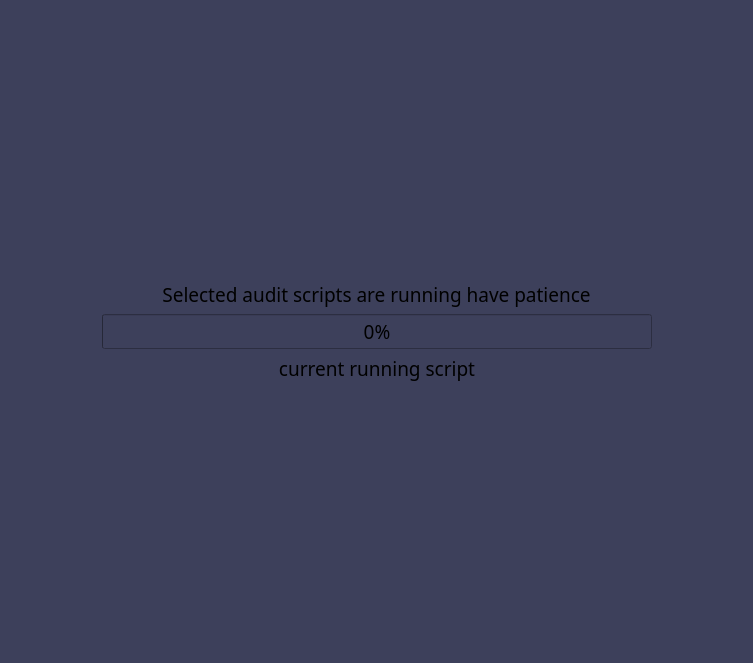
<?xml version="1.0" encoding="UTF-8"?>
<ui version="4.0">
 <class>audit_progress_page</class>
 <widget class="QWidget" name="audit_progress_page">
  <property name="geometry">
   <rect>
    <x>0</x>
    <y>0</y>
    <width>753</width>
    <height>663</height>
   </rect>
  </property>
  <property name="sizePolicy">
   <sizepolicy hsizetype="Preferred" vsizetype="Preferred">
    <horstretch>0</horstretch>
    <verstretch>0</verstretch>
   </sizepolicy>
  </property>
  <property name="windowTitle">
   <string>Form</string>
  </property>
  <property name="styleSheet">
   <string notr="true">background-color: rgb(61, 64, 91);</string>
  </property>
  <layout class="QVBoxLayout" name="verticalLayout">
   <item>
    <spacer name="verticalSpacer">
     <property name="orientation">
      <enum>Qt::Orientation::Vertical</enum>
     </property>
     <property name="sizeHint" stdset="0">
      <size>
       <width>20</width>
       <height>283</height>
      </size>
     </property>
    </spacer>
   </item>
   <item>
    <layout class="QHBoxLayout" name="horizontalLayout">
     <item>
      <spacer name="horizontalSpacer">
       <property name="orientation">
        <enum>Qt::Orientation::Horizontal</enum>
       </property>
       <property name="sizeHint" stdset="0">
        <size>
         <width>40</width>
         <height>20</height>
        </size>
       </property>
      </spacer>
     </item>
     <item>
      <widget class="QLabel" name="info_lbl">
       <property name="minimumSize">
        <size>
         <width>400</width>
         <height>0</height>
        </size>
       </property>
       <property name="font">
        <font>
         <family>DM Mono Medium</family>
         <pointsize>14</pointsize>
        </font>
       </property>
       <property name="text">
        <string>Selected audit scripts are running have patience</string>
       </property>
       <property name="alignment">
        <set>Qt::AlignmentFlag::AlignCenter</set>
       </property>
      </widget>
     </item>
     <item>
      <spacer name="horizontalSpacer_2">
       <property name="orientation">
        <enum>Qt::Orientation::Horizontal</enum>
       </property>
       <property name="sizeHint" stdset="0">
        <size>
         <width>40</width>
         <height>20</height>
        </size>
       </property>
      </spacer>
     </item>
    </layout>
   </item>
   <item>
    <layout class="QHBoxLayout" name="horizontalLayout_2">
     <item>
      <spacer name="horizontalSpacer_3">
       <property name="orientation">
        <enum>Qt::Orientation::Horizontal</enum>
       </property>
       <property name="sizeHint" stdset="0">
        <size>
         <width>40</width>
         <height>20</height>
        </size>
       </property>
      </spacer>
     </item>
     <item>
      <widget class="QProgressBar" name="script_progess_bar">
       <property name="minimumSize">
        <size>
         <width>550</width>
         <height>0</height>
        </size>
       </property>
       <property name="font">
        <font>
         <family>DM Mono Medium</family>
         <pointsize>14</pointsize>
        </font>
       </property>
       <property name="value">
        <number>0</number>
       </property>
       <property name="alignment">
        <set>Qt::AlignmentFlag::AlignCenter</set>
       </property>
       <property name="textVisible">
        <bool>true</bool>
       </property>
       <property name="orientation">
        <enum>Qt::Orientation::Horizontal</enum>
       </property>
       <property name="invertedAppearance">
        <bool>false</bool>
       </property>
      </widget>
     </item>
     <item>
      <spacer name="horizontalSpacer_4">
       <property name="orientation">
        <enum>Qt::Orientation::Horizontal</enum>
       </property>
       <property name="sizeHint" stdset="0">
        <size>
         <width>40</width>
         <height>20</height>
        </size>
       </property>
      </spacer>
     </item>
    </layout>
   </item>
   <item>
    <layout class="QHBoxLayout" name="horizontalLayout_3">
     <item>
      <spacer name="horizontalSpacer_5">
       <property name="orientation">
        <enum>Qt::Orientation::Horizontal</enum>
       </property>
       <property name="sizeHint" stdset="0">
        <size>
         <width>40</width>
         <height>20</height>
        </size>
       </property>
      </spacer>
     </item>
     <item>
      <widget class="QLabel" name="current_script_lbl">
       <property name="minimumSize">
        <size>
         <width>400</width>
         <height>0</height>
        </size>
       </property>
       <property name="font">
        <font>
         <family>DM Mono Medium</family>
         <pointsize>14</pointsize>
        </font>
       </property>
       <property name="text">
        <string>current running script</string>
       </property>
       <property name="alignment">
        <set>Qt::AlignmentFlag::AlignCenter</set>
       </property>
      </widget>
     </item>
     <item>
      <spacer name="horizontalSpacer_6">
       <property name="orientation">
        <enum>Qt::Orientation::Horizontal</enum>
       </property>
       <property name="sizeHint" stdset="0">
        <size>
         <width>40</width>
         <height>20</height>
        </size>
       </property>
      </spacer>
     </item>
    </layout>
   </item>
   <item>
    <spacer name="verticalSpacer_3">
     <property name="orientation">
      <enum>Qt::Orientation::Vertical</enum>
     </property>
     <property name="sizeHint" stdset="0">
      <size>
       <width>20</width>
       <height>282</height>
      </size>
     </property>
    </spacer>
   </item>
  </layout>
 </widget>
 <resources/>
 <connections/>
</ui>
